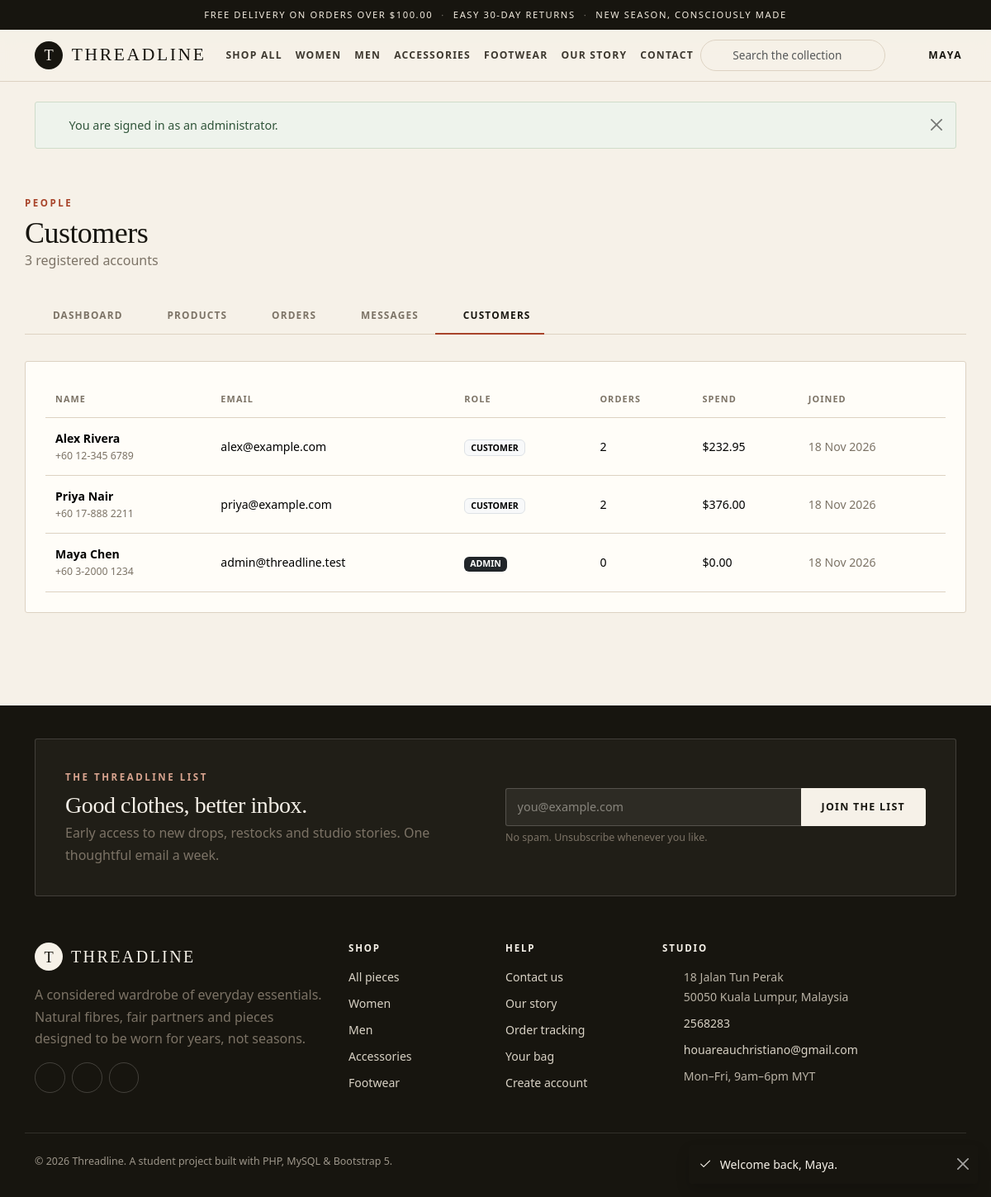
The page /admin/users.php (signed in) on the database its author committed.
### tables this page shows
CREATE TABLE users (
    id            INT UNSIGNED AUTO_INCREMENT PRIMARY KEY,
    full_name     VARCHAR(100) NOT NULL,
    email         VARCHAR(150) NOT NULL,
    password_hash VARCHAR(255) NOT NULL,
    phone         VARCHAR(30) DEFAULT NULL,
    address       VARCHAR(255) DEFAULT NULL,
    city          VARCHAR(100) DEFAULT NULL,
    postcode      VARCHAR(20) DEFAULT NULL,
    role          ENUM('customer', 'admin') NOT NULL DEFAULT 'customer',
    created_at    TIMESTAMP NOT NULL DEFAULT CURRENT_TIMESTAMP,
    UNIQUE KEY uq_users_email (email)
);

### admin/users.php (the view, shortened to what this page needs)
<?php
require_once __DIR__ . '/../includes/auth.php';
$users = $conn->query(
    "SELECT u.*, COUNT(o.id) AS order_count, COALESCE(SUM(o.total), 0) AS spend
       FROM users u
       LEFT JOIN orders o ON o.user_id = u.id AND o.status <> 'cancelled'
      GROUP BY u.id
      ORDER BY u.created_at DESC"
)->fetch_all(MYSQLI_ASSOC);
include __DIR__ . '/../includes/header.php';
?>
<div class="container admin-shell">
    <div class="admin-head">
        <div>
            <p class="kicker mb-2">People</p>
            <h1>Customers</h1>
            <p class="text-muted-warm mb-0"><?= count($users) ?> registered <?= count($users) === 1 ? 'account' : 'accounts' ?></p>
        </div>
    </div>
    <?php include __DIR__ . '/nav.php'; ?>
    <div class="panel">
        <div class="table-responsive">
            <table class="table table-threadline">
                <thead>
                    <tr>
                        <th scope="col">Name</th>
                        <th scope="col">Email</th>
                        <th scope="col">Role</th>
                        <th scope="col">Orders</th>
                        <th scope="col">Spend</th>
                        <th scope="col">Joined</th>
                    </tr>
                </thead>
                <tbody>
                    <?php foreach ($users as $user): ?>
                        <tr>
                            <td>
                                <p class="mb-0 fw-semibold"><?= e($user['full_name']) ?></p>
                                <p class="mb-0 small text-muted-warm"><?= e($user['phone'] ?: 'No phone') ?></p>
                            </td>
                            <td><?= e($user['email']) ?></td>
                            <td>
                                <span class="badge <?= $user['role'] === 'admin' ? 'text-bg-dark' : 'text-bg-light border' ?> text-uppercase">
                                    <?= e($user['role']) ?>
                                </span>
                            </td>
                            <td><?= (int) $user['order_count'] ?></td>
                            <td><?= money($user['spend']) ?></td>
                            <td class="text-muted-warm"><?= e(date('j M Y', strtotime($user['created_at']))) ?></td>
                        </tr>
                    <?php endforeach; ?>
                </tbody>
            </table>
        </div>
    </div>
</div>
<?php include __DIR__ . '/../includes/footer.php'; ?>

### assets/css/style.css (style rules this page uses)
:root { --ink: #17150f; --ink-soft: #3d382f; --cream: #f6f1e8; --paper: #fffdf8; --sand: #e8ddcd; --sand-deep: #d9cab4; --line: #ddd2c2; --accent: #a8442a; --accent-dark: #85331f; --olive: #59614c; --muted: #7c7366; --success: #3f6b4f; --radius: 3px; --shadow-soft: 0 18px 50px -30px rgba(23, 21, 15, .45); --font-body: "Segoe UI", "Helvetica Neue", Arial, sans-serif; --font-display: Georgia, "Times New Roman", serif; }
html { scroll-behavior: smooth; }
body { background: var(--cream); color: var(--ink); font-family: var(--font-body); font-size: 1rem; line-height: 1.65; -webkit-font-smoothing: antialiased; }
h1, h2, h3, h4, .display-font { font-family: var(--font-display); font-weight: 400; letter-spacing: -.015em; color: var(--ink); }
h1 { line-height: 1.08; }
.text-muted-warm { color: var(--muted) !important; }
.kicker { font-size: .72rem; letter-spacing: .22em; text-transform: uppercase; font-weight: 600; color: var(--accent); }
.admin-shell { padding: 2.5rem 0 4rem; }
.admin-head { display: flex; flex-wrap: wrap; align-items: flex-end; justify-content: space-between; gap: 1rem; margin-bottom: 2rem; }
.admin-head h1 { font-size: clamp(1.8rem, 3vw, 2.4rem); margin: 0; }
.panel { background: var(--paper); border: 1px solid var(--line); border-radius: var(--radius); padding: 1.5rem; }
.table-threadline { --bs-table-bg: transparent; margin-bottom: 0; font-size: .88rem; }
.table-threadline > :not(caption) > * > * { padding: .8rem .75rem; border-bottom-color: var(--line); vertical-align: middle; }
.table-threadline thead th { font-size: .68rem; letter-spacing: .1em; text-transform: uppercase; color: var(--muted); font-weight: 700; border-bottom-width: 1px; white-space: nowrap; }

### rows shown on the page
users: full_name "Alex Rivera", phone "+60 12-345 6789", email "alex@example.com", role "CUSTOMER", order_count "2", spend "$232.95", created_at "18 Nov 2026"
users: full_name "Priya Nair", phone "+60 17-888 2211", email "priya@example.com", role "CUSTOMER", order_count "2", spend "$376.00", created_at "18 Nov 2026"
users: full_name "Maya Chen", phone "+60 3-2000 1234", email "admin@threadline.test", role "ADMIN", order_count "0", spend "$0.00", created_at "18 Nov 2026"

### other values the page prints
money(FREE_SHIPPING_THRESHOLD) "$100.00"
SITE_NAME "THREADLINE"
explode(' ', current_user_name())[0] "MAYA"
$flash['message'] "You are signed in as an administrator."
count($users) "3"
$label "DASHBOARD"
$label "PRODUCTS"
$label "ORDERS"
$label "MESSAGES"
$label "CUSTOMERS"
SITE_NAME "Threadline"
